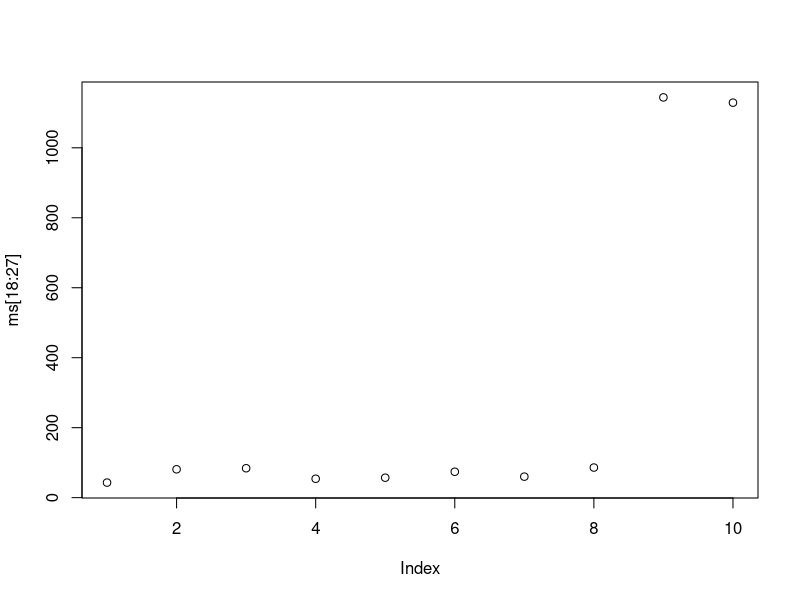

Recreate this plot in R.
### Focus       		: Feature Engineering on Customer Satisfaction dataset           
### CreatedOn   		: 05-sep-2017 
### Author      		: Ravindranadh 
### Location    		: GreatLakes Institute of Managment, Chennai
### ProjectName 		:
### Latest Revision : V 1.0

Missing_data_Check <- function(data_set){
  NA_Count = sapply(data_set,function(y) sum(length(which(is.na(y))))) 
  Null_Count = sapply(data_set,function(y) sum(length(which(is.null(y)))))
  Length0_Count = sapply(data_set,function(y) sum(length(which(length(y)==0))))
  Empty_Count = sapply(data_set,function(y) sum(length(which(y==''))))
  Total_NonData = NA_Count+Null_Count+Length0_Count+Empty_Count
  return( Total_NonData )
}

require(readxl)
dataset = read_excel('Workingdata.xlsx')

if(length(which(Missing_data_Check(dataset)>0))==0){
  print("No Missing data")
}else{
  Missing_data_Check(dataset)
}

missing_all = subset(dataset, is.na(dataset$`q3.1 - Understanding service needs and providing estimates for cost and repair time`) &
               is.na(dataset$`q3.2 - Providing you with a clear explanation of job done including tips for maintenance`)&
               is.na(dataset$`q3.3 - Education on the advantages of using genuine spares`)&
               is.na(dataset$`q3.4 - Actual time taken for delivery compared to the estimated repair time`)&
               is.na(dataset$`q3.5 - Reasonableness of the costs charged for the job done`)&
               is.na(dataset$`q4.1 - Your overall experience at the workshop`)&
               is.na(dataset$`q4.2 - Courtesy provided to you by our service staff`)&
               is.na(dataset$`q4.3 - Locational convenience, seating arrangement, facilities and general environment`)&
               is.na(dataset$`q6a - How satisfied are you with the work carried-out by Lucas Indian Service?`)&
               is.na(dataset$`q6b-Based on your experience how likely are you to recommend the workshop for maintenance and repair to others?`))

missing_anyone = subset(dataset, is.na(dataset$`q3.1 - Understanding service needs and providing estimates for cost and repair time`) |
                               is.na(dataset$`q3.2 - Providing you with a clear explanation of job done including tips for maintenance`)|
                               is.na(dataset$`q3.3 - Education on the advantages of using genuine spares`)|
                               is.na(dataset$`q3.4 - Actual time taken for delivery compared to the estimated repair time`)|
                               is.na(dataset$`q3.5 - Reasonableness of the costs charged for the job done`)|
                               is.na(dataset$`q4.1 - Your overall experience at the workshop`)|
                               is.na(dataset$`q4.2 - Courtesy provided to you by our service staff`)|
                               is.na(dataset$`q4.3 - Locational convenience, seating arrangement, facilities and general environment`)|
                               is.na(dataset$`q6a - How satisfied are you with the work carried-out by Lucas Indian Service?`)|
                               is.na(dataset$`q6b-Based on your experience how likely are you to recommend the workshop for maintenance and repair to others?`))

Qdataset = dataset[,18:27]
names(Qdataset)

for(i in 1:10){
  dataset_name = paste('missing_',i%%11,sep='')
  temp = subset(Qdataset, is.na(Qdataset[i%%11])&
                  (!is.na(Qdataset[ifelse((i+1)%%10 == 0, 10 ,(i+1)%%10 )])&
                  !is.na(Qdataset[ifelse((i+2)%%10 == 0, 10 ,(i+2)%%10 )])&
                  !is.na(Qdataset[ifelse((i+3)%%10 == 0, 10 ,(i+3)%%10 )])&
                  !is.na(Qdataset[ifelse((i+4)%%10 == 0, 10 ,(i+4)%%10 )])&
                  !is.na(Qdataset[ifelse((i+5)%%10 == 0, 10 ,(i+5)%%10 )])&
                  !is.na(Qdataset[ifelse((i+6)%%10 == 0, 10 ,(i+6)%%10 )])&
                  !is.na(Qdataset[ifelse((i+7)%%10 == 0, 10 ,(i+7)%%10 )])&
                  !is.na(Qdataset[ifelse((i+8)%%10 == 0, 10 ,(i+8)%%10 )])&
                  !is.na(Qdataset[ifelse((i+9)%%10 == 0, 10 ,(i+9)%%10 )])))
  assign(dataset_name, temp)
}
rm(temp)

ms = Missing_data_Check(dataset)
class(ms)

require(ggplot2)
plot(ms[18:27])







